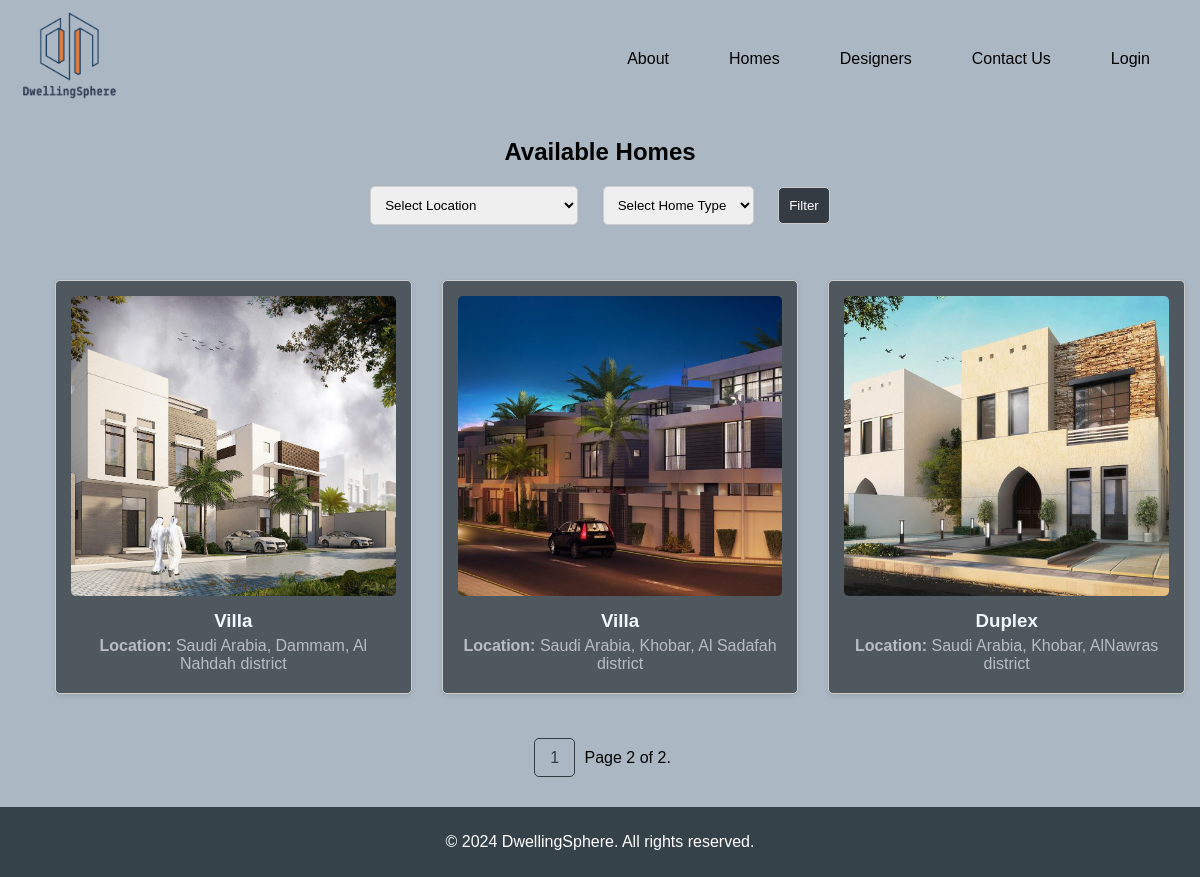
/homes/list/?page=2, run on the app's committed database.
### homes/models.py (models this page shows, shortened)
class Home(models.Model):
    title = models.CharField(max_length=200)
    contact = models.TextField()
    price = models.DecimalField(max_digits=10, decimal_places=2)
    location = models.CharField(max_length=200)
    size = models.IntegerField()
    bedrooms = models.IntegerField()
    bathrooms = models.IntegerField()
    img = models.ImageField(upload_to='images/', blank=True, null=True)

### homes/views.py (the view)
# urls.py: path('list/', views.home_list, name='home_list'),  # URL for viewing the list of homes
def home_list(request):
    location = request.GET.get('location')
    title = request.GET.get('title')
    homes = Home.objects.all()
    if location:
        homes = homes.filter(location=location)
    if title:
        homes = homes.filter(title=title)
    paginator = Paginator(homes, 9)  # Show 9 homes per page
    page_number = request.GET.get('page')
    page_obj = paginator.get_page(page_number)
    return render(request, 'homes/home_list.html', {'page_obj': page_obj})

### homes/templates/homes/home_list.html (shortened to what this page needs)
{% extends 'main_app/base.html' %}
{% load static %}
{% block content %}
<h2>Available Homes</h2>
<div class="filter-container">
    <form method="GET" action="">
        <select name="location">
            <option value="">Select Location</option>
        </select>
        <select name="title">
            <option value="">Select Home Type</option>
        </select>
        <button type="submit">Filter</button>
    </form>
</div>
<div class="home-list-container">
    {% if page_obj %}
        {% for home in page_obj %}
            <div class="home-card">
                <a href="{% url 'homes:home_detail' home.id %}">
                    {% if home.img %}
                        <img src="{{ home.img.url }}" alt="{{ home.title }}">
                    {% endif %}
                    <div class="home-details">
                        <h3>{{ home.title }}</h3>
                        <p><strong>Location:</strong> {{ home.location }}</p>
                    </div>
                </a>
            </div>
        {% endfor %}
    {% else %}
        <p>No homes available at the moment.</p>
    {% endif %}
</div>
<div class="pagination">
    <span class="step-links">
        {% if page_obj.has_previous %}
            <a href="?page=1">1</a>
        {% endif %}
        <span class="current">
            Page {{ page_obj.number }} of {{ page_obj.paginator.num_pages }}.
        </span>
    </span>
</div>
{% endblock %}

### main_app/static/css/styles.css (style rules this page uses)
body { font-family: Arial, sans-serif; margin: 0; padding: 0; background-color: #abb8c4; }

### homes/templates/homes/home_list.html (style rules this page uses)
body { background-color: #abb8c4; display: flex; flex-direction: column; }
.home-list-container { padding: 20px; display: flex; flex-wrap: wrap; justify-content: space-between; align-items: flex-start; text-align: center; width: 100%; }
h2 { width: 100%; margin-bottom: 20px; text-align: center; }
.filter-container { display: flex; justify-content: center; margin: 20px 0; width: 100%; }
.filter-container select, .filter-container button { padding: 10px; margin: 0 10px; border-radius: 5px; border: 1px solid #ccc; }
.filter-container button { background-color: #343b42; color: white; cursor: pointer; }
.home-card { background-color: #343b42c5; border: 1px solid #ccc; border-radius: 5px; padding: 15px; margin: 15px; box-shadow: 0 2px 5px rgba(0, 0, 0, 0.1); width: calc(33.33% - 30px); box-sizing: border-box; transition: transform 0.3s, box-shadow 0.3s; }
.home-card img { width: 100%; height: 300px; object-fit: cover; border-radius: 5px; }
.home-details { margin-top: 10px; color: rgb(184, 189, 195); }
.home-details h3 { margin: 0; color: aliceblue; }
.home-details p { margin: 5px 0; }
a { text-decoration: none; color: black; }
.pagination { display: flex; justify-content: center; margin: 20px 0; }
.pagination a { margin: 0 5px; padding: 10px 15px; border: 1px solid #343b42; color: #343b42; border-radius: 5px; }

### data on the page
Home: img (picture), title "Villa", location "Saudi Arabia, Dammam, Al Nahdah district"
Home: img (picture), title "Villa", location "Saudi Arabia, Khobar, Al Sadafah district"
Home: img (picture), title "Duplex", location "Saudi Arabia, Khobar, AlNawras district"

### other printed values
{{ page_obj.number }} "2"
{{ page_obj.paginator.num_pages }} "2"
